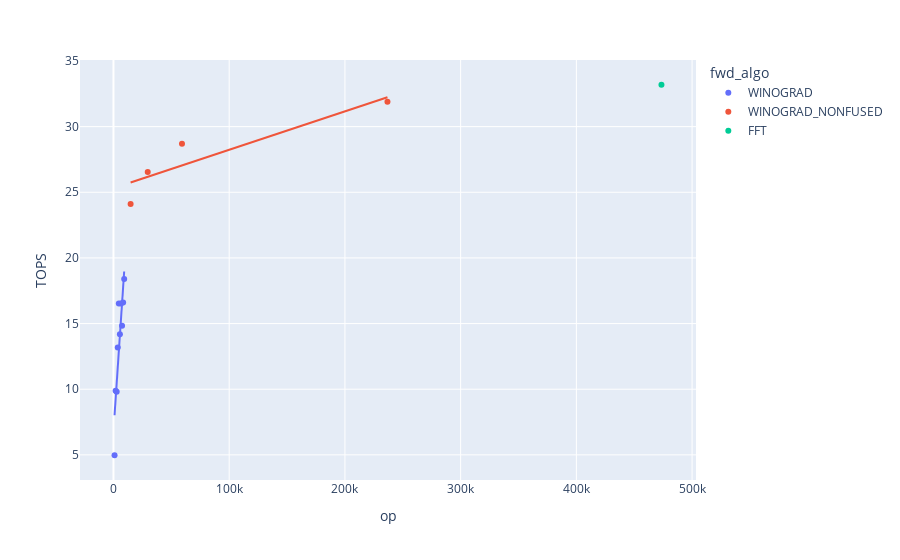

This figure's notebook cell:
### Code cell
fig = px.scatter(df[(df["w"] == 14) & (df["precision"] == "float")], x="op", y="TOPS", color="fwd_algo", trendline="ols")
fig.show()
results = px.get_trendline_results(fig)
results.px_fit_results.iloc[0].summary()

### Figure 1 — Plotly figure (JSON) as saved in the notebook; plotly's stock layout.template omitted (floating-point values rounded to 4 significant figures)
{"data": [{"hovertemplate": "fwd_algo=WINOGRAD<br>op=%{x}<br>TOPS=%{y}<extra></extra>", "legendgroup": "WINOGRAD", "marker": {"color": "#636efa", "symbol": "circle"}, "mode": "markers", "name": "WINOGRAD", "showlegend": true, "type": "scatter", "x": [925, 1850, 2775, 3699, 4624, 5549, 6474, 7399, 8324, 9248], "xaxis": "x", "y": [4.97, 9.89, 9.8, 13.17, 16.52, 14.19, 16.52, 14.83, 16.61, 18.39], "yaxis": "y"}, {"hovertemplate": "<b>OLS trendline</b><br>TOPS = 0.00131515 * op + 6.79925<br>R<sup>2</sup>=0.794240<br><br>fwd_algo=WINOGRAD<br>op=%{x}<br>TOPS=%{y} <b>(trend)</b><extra></extra>", "legendgroup": "WINOGRAD", "marker": {"color": "#636efa", "symbol": "circle"}, "mode": "lines", "name": "WINOGRAD", "showlegend": false, "type": "scatter", "x": [925, 1850, 2775, 3699, 4624, 5549, 6474, 7399, 8324, 9248], "xaxis": "x", "y": [8.016, 9.232, 10.45, 11.66, 12.88, 14.1, 15.31, 16.53, 17.75, 18.96], "yaxis": "y"}, {"hovertemplate": "fwd_algo=WINOGRAD_NONFUSED<br>op=%{x}<br>TOPS=%{y}<extra></extra>", "legendgroup": "WINOGRAD_NONFUSED", "marker": {"color": "#EF553B", "symbol": "circle"}, "mode": "markers", "name": "WINOGRAD_NONFUSED", "showlegend": true, "type": "scatter", "x": [14798, 29595, 59190, 236760], "xaxis": "x", "y": [24.1, 26.54, 28.69, 31.89], "yaxis": "y"}, {"hovertemplate": "<b>OLS trendline</b><br>TOPS = 2.92562e-05 * op + 25.3157<br>R<sup>2</sup>=0.827156<br><br>fwd_algo=WINOGRAD_NONFUSED<br>op=%{x}<br>TOPS=%{y} <b>(trend)</b><extra></extra>", "legendgroup": "WINOGRAD_NONFUSED", "marker": {"color": "#EF553B", "symbol": "circle"}, "mode": "lines", "name": "WINOGRAD_NONFUSED", "showlegend": false, "type": "scatter", "x": [14798, 29595, 59190, 236760], "xaxis": "x", "y": [25.75, 26.18, 27.05, 32.24], "yaxis": "y"}, {"hovertemplate": "fwd_algo=FFT<br>op=%{x}<br>TOPS=%{y}<extra></extra>", "legendgroup": "FFT", "marker": {"color": "#00cc96", "symbol": "circle"}, "mode": "markers", "name": "FFT", "showlegend": true, "type": "scatter", "x": [473520], "xaxis": "x", "y": [33.19], "yaxis": "y"}, {"hovertemplate": "fwd_algo=FFT<extra></extra>", "legendgroup": "FFT", "marker": {"color": "#00cc96", "symbol": "circle"}, "mode": "lines", "name": "FFT", "showlegend": false, "type": "scatter", "xaxis": "x", "yaxis": "y"}], "layout": {"legend": {"title": {"text": "fwd_algo"}, "tracegroupgap": 0}, "margin": {"t": 60}, "xaxis": {"anchor": "y", "domain": [0, 1], "title": {"text": "op"}}, "yaxis": {"anchor": "x", "domain": [0, 1], "title": {"text": "TOPS"}}}}
